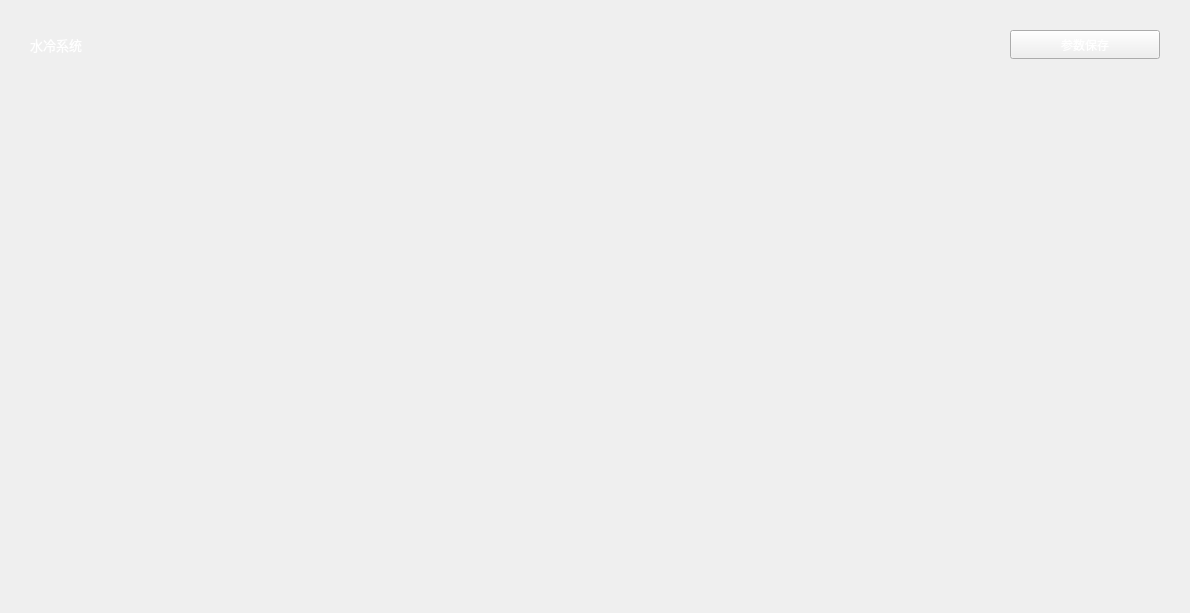
<?xml version="1.0" encoding="UTF-8"?>
<ui version="4.0">
 <class>WaterCoolingForm</class>
 <widget class="QWidget" name="WaterCoolingForm">
  <property name="geometry">
   <rect>
    <x>0</x>
    <y>0</y>
    <width>1190</width>
    <height>613</height>
   </rect>
  </property>
  <property name="windowTitle">
   <string>Form</string>
  </property>
  <layout class="QGridLayout" name="gridLayout">
   <item row="0" column="0">
    <widget class="QFrame" name="verticalFrame">
     <property name="sizePolicy">
      <sizepolicy hsizetype="Ignored" vsizetype="Ignored">
       <horstretch>0</horstretch>
       <verstretch>0</verstretch>
      </sizepolicy>
     </property>
     <layout class="QVBoxLayout" name="verticalLayout" stretch="1,11">
      <property name="spacing">
       <number>5</number>
      </property>
      <property name="leftMargin">
       <number>10</number>
      </property>
      <property name="topMargin">
       <number>10</number>
      </property>
      <property name="rightMargin">
       <number>10</number>
      </property>
      <property name="bottomMargin">
       <number>10</number>
      </property>
      <item>
       <widget class="QFrame" name="horizontalFrame">
        <layout class="QHBoxLayout" name="horizontalLayout">
         <item alignment="Qt::AlignLeft">
          <widget class="QLabel" name="label">
           <property name="font">
            <font>
             <family>Adobe 黑体 Std R</family>
             <pointsize>10</pointsize>
            </font>
           </property>
           <property name="styleSheet">
            <string notr="true">color: rgb(255, 255, 255);</string>
           </property>
           <property name="text">
            <string>水冷系统</string>
           </property>
          </widget>
         </item>
         <item alignment="Qt::AlignRight">
          <widget class="QPushButton" name="pushButton">
           <property name="sizePolicy">
            <sizepolicy hsizetype="Ignored" vsizetype="Ignored">
             <horstretch>0</horstretch>
             <verstretch>0</verstretch>
            </sizepolicy>
           </property>
           <property name="minimumSize">
            <size>
             <width>150</width>
             <height>0</height>
            </size>
           </property>
           <property name="styleSheet">
            <string notr="true">color: rgb(255, 255, 255);</string>
           </property>
           <property name="text">
            <string>参数保存</string>
           </property>
          </widget>
         </item>
        </layout>
       </widget>
      </item>
      <item>
       <widget class="QTableView" name="tableView">
        <property name="sizePolicy">
         <sizepolicy hsizetype="Ignored" vsizetype="Ignored">
          <horstretch>0</horstretch>
          <verstretch>0</verstretch>
         </sizepolicy>
        </property>
        <property name="styleSheet">
         <string notr="true">background-color: rgba(0, 0, 0, 0);</string>
        </property>
       </widget>
      </item>
     </layout>
    </widget>
   </item>
  </layout>
 </widget>
 <resources/>
 <connections/>
</ui>
